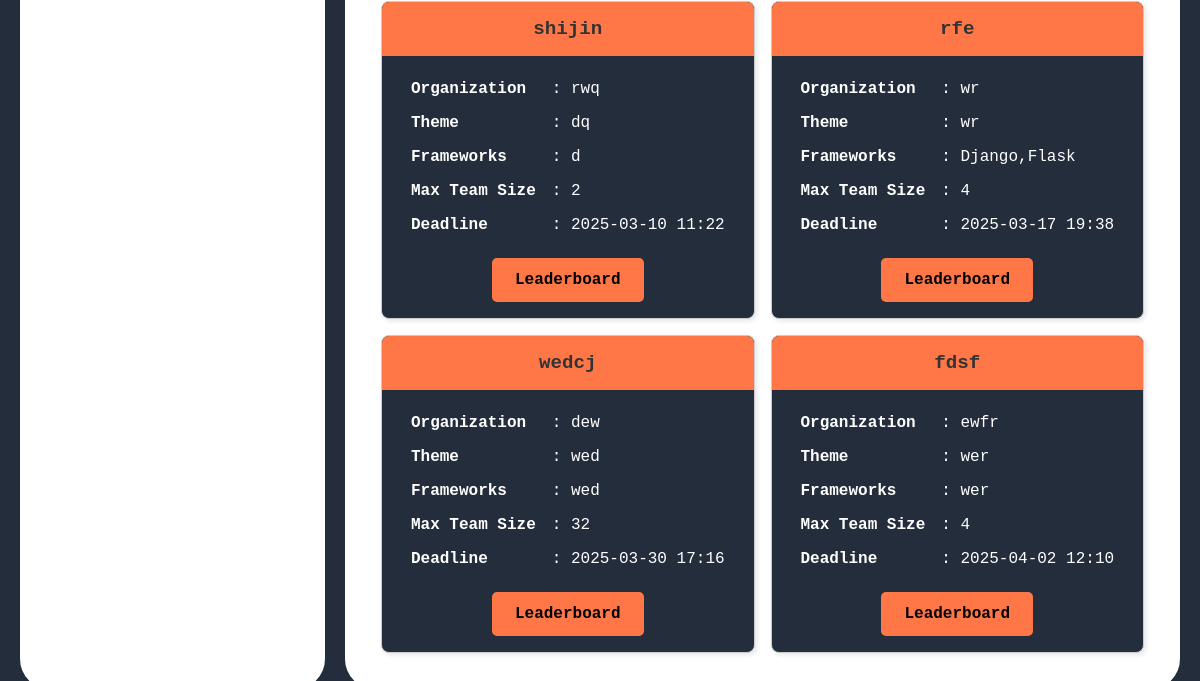
Before: /competitor/group_results/ (lower part) with the older database file.
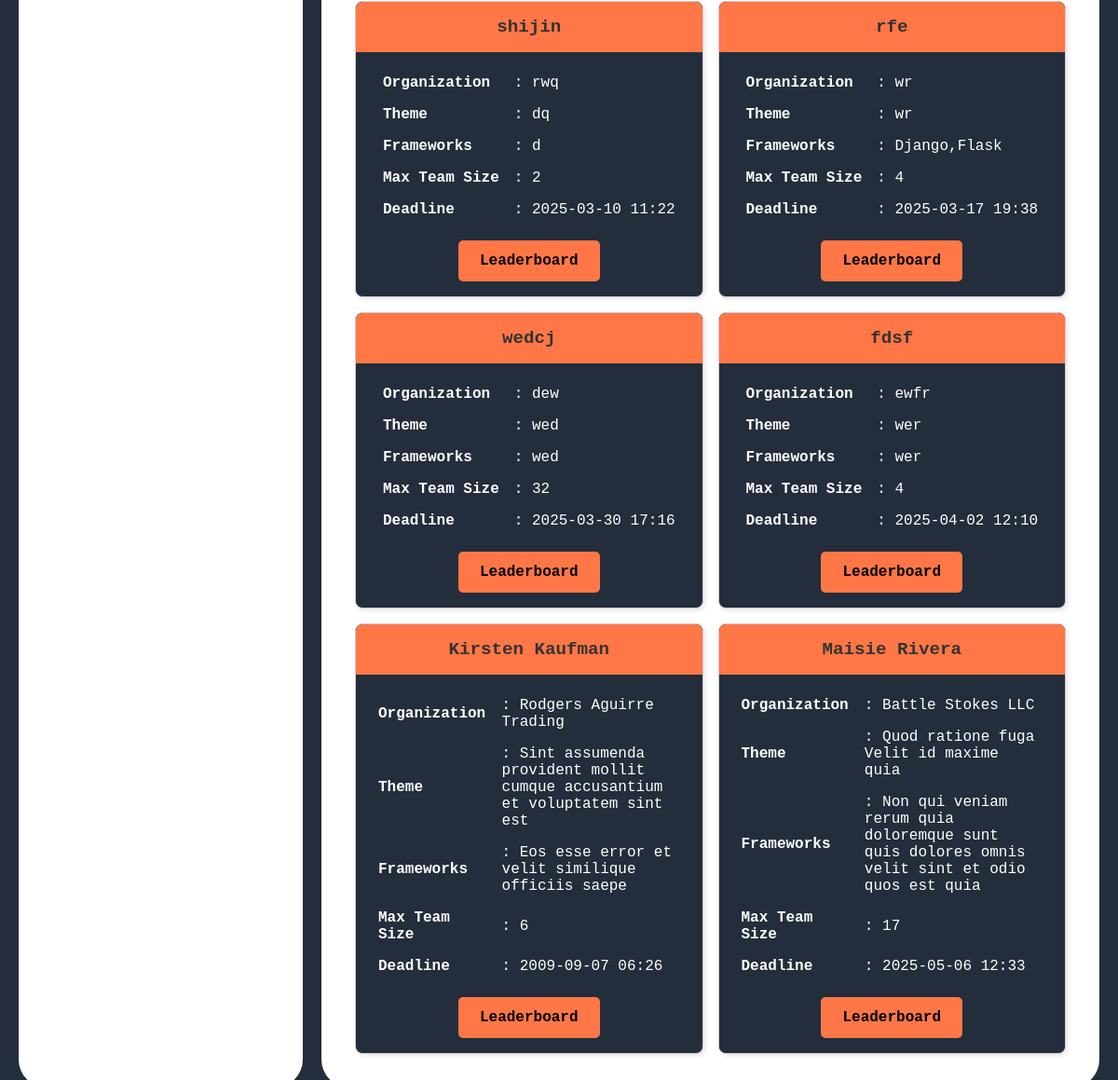
After: the same page with the newer database file.
### host/models.py (models this page shows, shortened)
class GroupEvent(models.Model):
    hackathon_name = models.CharField(max_length=200)
    organization = models.CharField(max_length=200)
    theme = models.CharField(max_length=200)
    frameworks = models.CharField(max_length=300)
    max_team_size = models.IntegerField()
    last_submission_datetime = models.DateTimeField()
    evaluation_criteria = models.TextField()
    created_by = models.ForeignKey(settings.AUTH_USER_MODEL, on_delete=models.CASCADE, related_name="group_events")
    entry_fee = models.DecimalField(max_digits=10, decimal_places=2, default=0.00)

### competitor/views.py (the view)
# urls.py: path('group_results/', views.group_results, name='group_results'),
def group_results(request):
    group_events = GroupEvent.objects.all()
    return render(request,'competitor/group_results.html',{"group_events":group_events})

### templates/competitor/group_results.html (shortened to what this page needs)
{% extends "competitor/competitor_dashboard.html" %}
{% block right_div %}
{% if group_events %}
                <div class="cards-container" style="display: grid; grid-template-columns: repeat(2, 1fr); gap: 16px;">
                    {% for event in group_events %}
                        <div class="card" >
                            <div class="hackathon_name">
                                {{ event.hackathon_name }}
                            </div>
                            <div style="padding: 16px; text-align: center;">
                                <table style="margin: 0 auto; text-align: left; border-collapse: collapse;color:white;">
                                    <tr>
                                        <td style="padding: 8px;"><strong>Organization</strong></td>
                                        <td style="padding: 8px;">: {{ event.organization }}</td>
                                    </tr>
                                    <tr>
                                        <td style="padding: 8px;"><strong>Theme</strong></td>
                                        <td style="padding: 8px;">: {{ event.theme }}</td>
                                    </tr>
                                    <tr>
                                        <td style="padding: 8px;"><strong>Frameworks</strong></td>
                                        <td style="padding: 8px;">: {{ event.frameworks }}</td>
                                    </tr>
                                    <tr>
                                        <td style="padding: 8px;"><strong>Max Team Size</strong></td>
                                        <td style="padding: 8px;">: {{ event.max_team_size }}</td>
                                    </tr>
                                    <tr>
                                        <td style="padding: 8px;"><strong>Deadline</strong></td>
                                        <td style="padding: 8px;">: {{ event.last_submission_datetime|date:"Y-m-d H:i" }}</td>
                                    </tr>
                                </table>
                                <div style="text-align: center; margin-top: 16px;">
                                    <a href="{% url 'competitor:group_leaderboard' event.id %}" class="btn-like">
                                        Leaderboard
                                    </a>
                                </div>
                            </div>
                        </div>
                    {% endfor %}
                </div>
            {% else %}
                <p>No group events found. <a href="{% url 'host:create_group_event' %}">Create your first event!</a></p>
            {% endif %}
{% endblock right_div %}

Changed rows visible on the page:
added GroupEvent: hackathon_name "Kirsten Kaufman", organization "Rodgers Aguirre Trading", theme "Sint assumenda provident mollit cumque accusantium et voluptatem sint est", frameworks "Eos esse error et velit similique officiis saepe", max_team_size "6", last_submission_datetime "2009-09-07 06:26"
added GroupEvent: hackathon_name "Maisie Rivera", organization "Battle Stokes LLC", theme "Quod ratione fuga Velit id maxime quia", frameworks "Non qui veniam rerum quia doloremque sunt quis dolores omnis velit sint et odio quos est quia", max_team_size "17", last_submission_datetime "2025-05-06 12:33"
